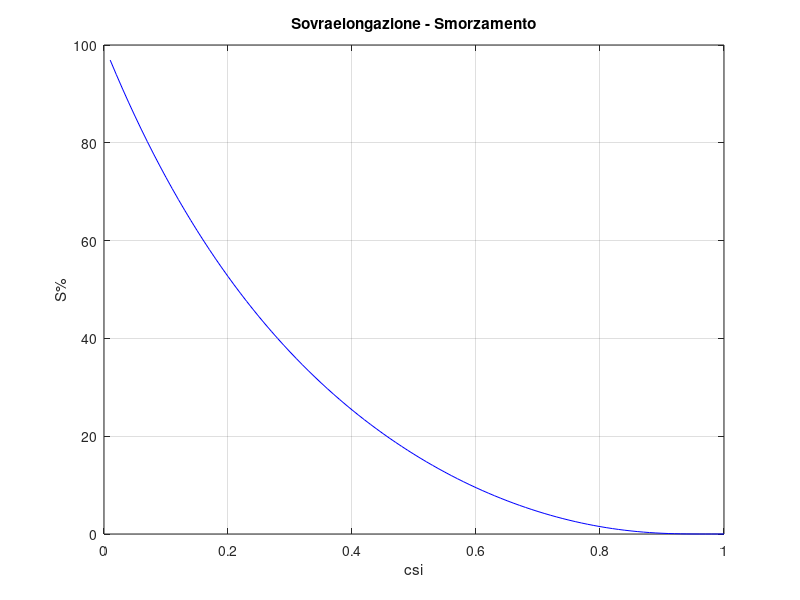
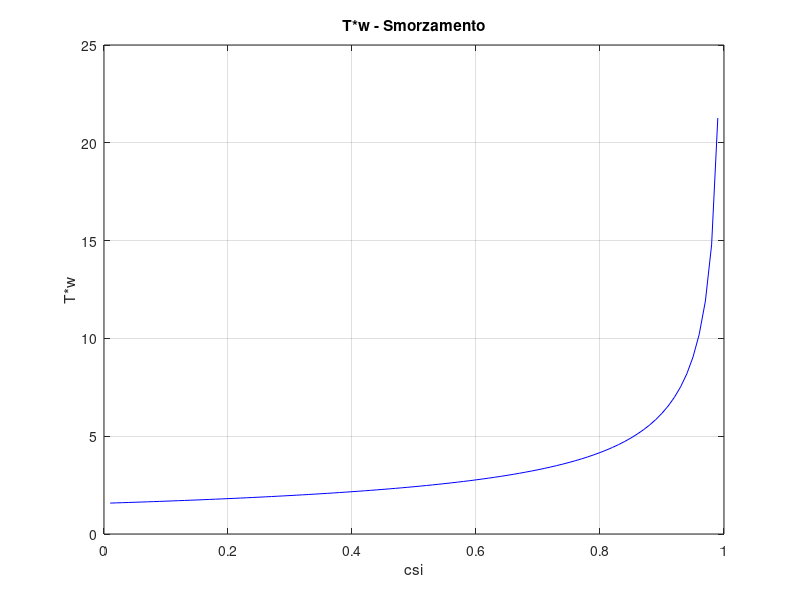
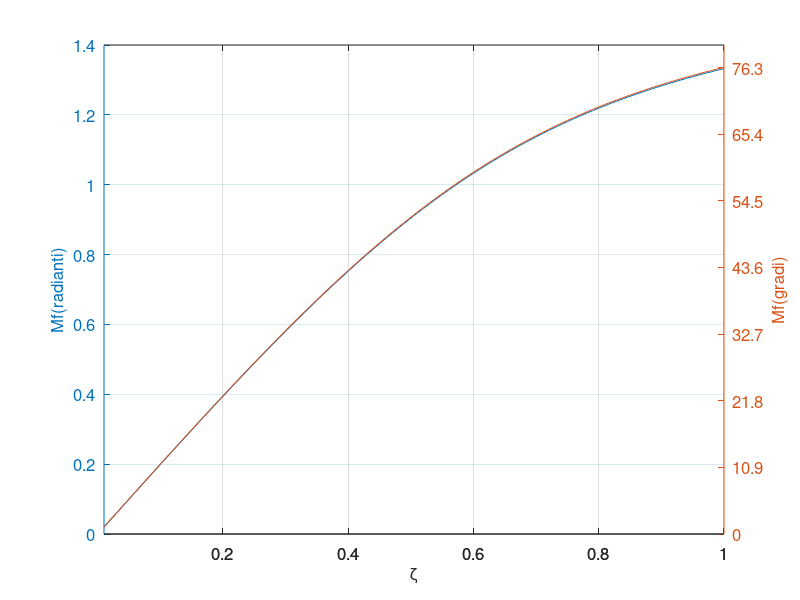
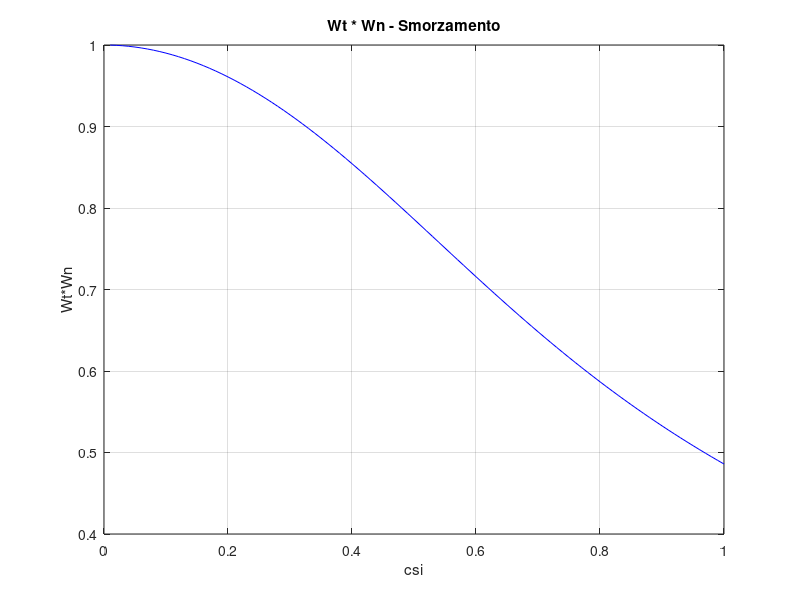

These figures' MATLAB source, in order:
function grafici_smorzamento()
    for i=1:100;
        cs(i)=.01*i;
        css=cs(i);
        S(i)=100*exp(-css*pi/(1-css^2)^(.5));
        TW(i)=((1)/(1-(css)^2)^.5)*(pi-atan( ((1-css^2)^0.5)/(css) ));
        Mf(i)=((pi/2)-atan( (((-2*css^2)+(4*css^4 +1)^0.5)^0.5)/(2*css) ));
        WtWn(i)=(-2*css^2+(4*css^4+1)^0.5)^0.5;
    end
    figure(1);
    plot(cs,S,'b');
    title('Sovraelongazione - Smorzamento');
    xlabel('csi');
    ylabel('S%');
    grid on;

    figure(2);
    plot(cs,TW,'b');
    title('T*w - Smorzamento');
    xlabel('csi');
    ylabel('T*w');
    grid on;
    
    figure(3)
    [AX,H1,H2]=plotyy(cs,Mf,cs,Mf*180/pi);
    grid on
    set(AX,'fontsize',12)
    xlabel('\zeta','fontsize',12)
    set(get(AX(1),'Ylabel'),'String','Mf(radianti)','fontsize',12)
    set(get(AX(2),'Ylabel'),'String','Mf(gradi)','fontsize',12)
    set(AX(1),'ytick',0:0.2:1.4,'ylim',[0 1.4])
    set(AX(2),'ytick',0:10.90:76.35)

    figure(4);
    plot(cs,WtWn,'b');
    title('Wt * Wn - Smorzamento');
    xlabel('csi');
    ylabel('Wt*Wn');
    grid on;
end
